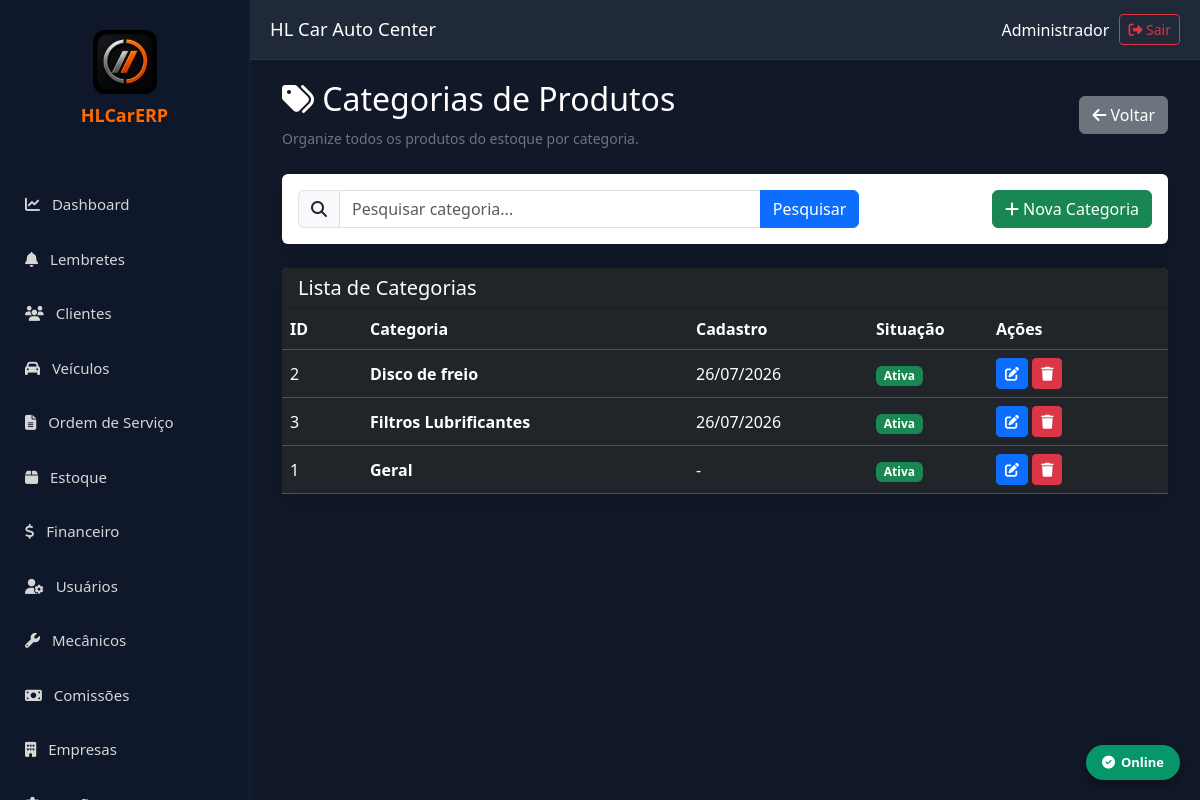
Screenshot of /categorias (signed in) with the database file from the repository.
### models.py (models this page shows)
class Categoria(db.Model):
    __tablename__ = "categorias"
    id = db.Column(db.Integer, primary_key=True)
    empresa_id = db.Column(db.Integer, db.ForeignKey("empresas.id"), nullable=False)
    nome = db.Column(db.String(120), nullable=False)
    descricao = db.Column(db.String(255))
    ativo = db.Column(db.Boolean, default=True, nullable=False)
    criado_em = db.Column(db.DateTime, default=datetime.utcnow)
    alterado_em = db.Column(db.DateTime, default=datetime.utcnow, onupdate=datetime.utcnow)
    empresa = db.relationship("Empresa")
    __table_args__ = (
        UniqueConstraint("empresa_id", "nome", name="uk_categoria_empresa"),
    )

### app.py (the view)
@app.route("/categorias")
@login_required
def categorias():
    eid = empresa_atual()
    if not eid:
        return redirect("/login")
    try:
        lista = Categoria.query.filter_by(empresa_id=eid).order_by(Categoria.nome).all()
    except Exception:
        lista = []
    return render_template("categorias.html", categorias=lista)

### app.py (called while the page is built)
def empresa_atual():
    eid = session.get("empresa_id")
    if not eid:
        session.clear()
        return None
    return eid

### templates/categorias.html (shortened to what this page needs)
{% extends "base.html" %}
{% block conteudo %}
<div class="container-fluid">
    <div class="d-flex justify-content-between align-items-center mb-4">
        <div>
            <h2 class="text-white">
                <i class="fa fa-tags"></i>
                Categorias de Produtos
            </h2>
            <small class="text-secondary">
                Organize todos os produtos do estoque por categoria.
            </small>
        </div>
        <div>
            <a href="/estoque" class="btn btn-secondary">
                <i class="fa fa-arrow-left"></i>
                Voltar
            </a>
        </div>
    </div>
    <div class="card shadow border-0 mb-4">
        <div class="card-body">
            <div class="row align-items-center">
                <div class="col-md-8">
                    <form method="GET">
                        <div class="input-group">
                            <span class="input-group-text"><i class="fa fa-search"></i></span>
                            <input type="text" name="pesquisa" class="form-control"
                                   placeholder="Pesquisar categoria..."
                                   value="{{ request.args.get('pesquisa','') }}">
                            <button class="btn btn-primary" type="submit">Pesquisar</button>
                        </div>
                    </form>
                </div>
                <div class="col-md-4 text-end">
                    <button class="btn btn-success" data-bs-toggle="modal" data-bs-target="#modalCategoria"
                            onclick="limparModal()">
                        <i class="fa fa-plus"></i>
                        Nova Categoria
                    </button>
                </div>
            </div>
        </div>
    </div>
    <div class="card shadow border-0">
        <div class="card-header bg-dark text-white">
            <h5 class="mb-0">Lista de Categorias</h5>
        </div>
        <div class="card-body p-0">
            <table class="table table-dark table-hover align-middle mb-0">
                <thead>
                    <tr>
                        <th width="80">ID</th>
                        <th>Categoria</th>
                        <th width="180">Cadastro</th>
                        <th width="120">Situação</th>
                        <th width="180">Ações</th>
                    </tr>
                </thead>
                <tbody>
                {% for categoria in categorias %}
                    <tr>
                        <td>{{ categoria.id }}</td>
                        <td><strong>{{ categoria.nome }}</strong></td>
                        <td>
                            {% if categoria.criado_em %}
                                {{ categoria.criado_em.strftime("%d/%m/%Y") }}
                            {% else %}
                                -
                            {% endif %}
                        </td>
                        <td>
                            {% if categoria.ativo is none or categoria.ativo %}
                                <span class="badge bg-success">Ativa</span>
                            {% else %}
                                <span class="badge bg-danger">Inativa</span>
                            {% endif %}
                        </td>
                        <td>
                            <button class="btn btn-primary btn-sm"
                                onclick="editarCategoria({{ categoria.id }}, '{{ categoria.nome|e }}', '{{ (categoria.descricao or '')|e }}', {{ 1 if (categoria.ativo is none or categoria.ativo) else 0 }})">
                                <i class="fa fa-edit"></i>
                            </button>
                            <button class="btn btn-danger btn-sm"
                                onclick="excluirCategoria({{ categoria.id }}, '{{ categoria.nome|e }}')">
                                <i class="fa fa-trash"></i>
                            </button>
                        </td>
                    </tr>
                {% else %}
                    <tr>
                        <td colspan="5" class="text-center py-4 text-secondary">
                            Nenhuma categoria cadastrada.
                        </td>
                    </tr>
                {% endfor %}
                </tbody>
            </table>
        </div>
    </div>
</div>
{% endblock %}

### templates/base.html (style rules this page uses)
* { margin:0; padding:0; box-sizing:border-box; font-family:Segoe UI,Tahoma,Geneva,Verdana,sans-serif; }
body { background:#111827; overflow-x:hidden; }
.table-dark th, .table-dark td { white-space:nowrap; }

### rows the page displays
Categoria: id "2", nome "Disco de freio", criado_em "26/07/2026", ativo "Ativa"
Categoria: id "3", nome "Filtros Lubrificantes", criado_em "26/07/2026", ativo "Ativa"
Categoria: id "1", nome "Geral", shows "Ativa"

### other values shown
{{ session.get('usuario_nome', 'Usuário') }} "Administrador"
